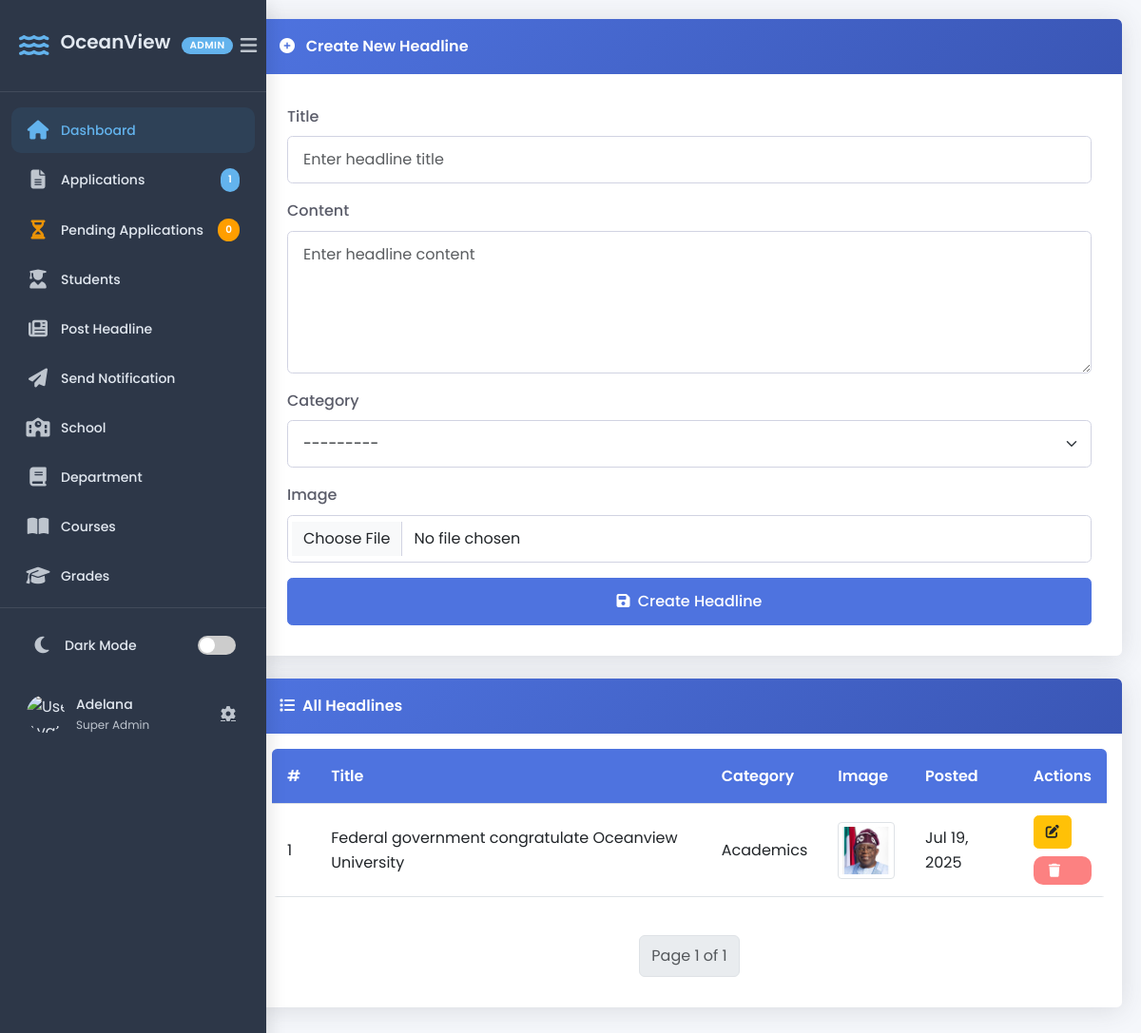
Before: /headline/ (signed in) with the older database file.
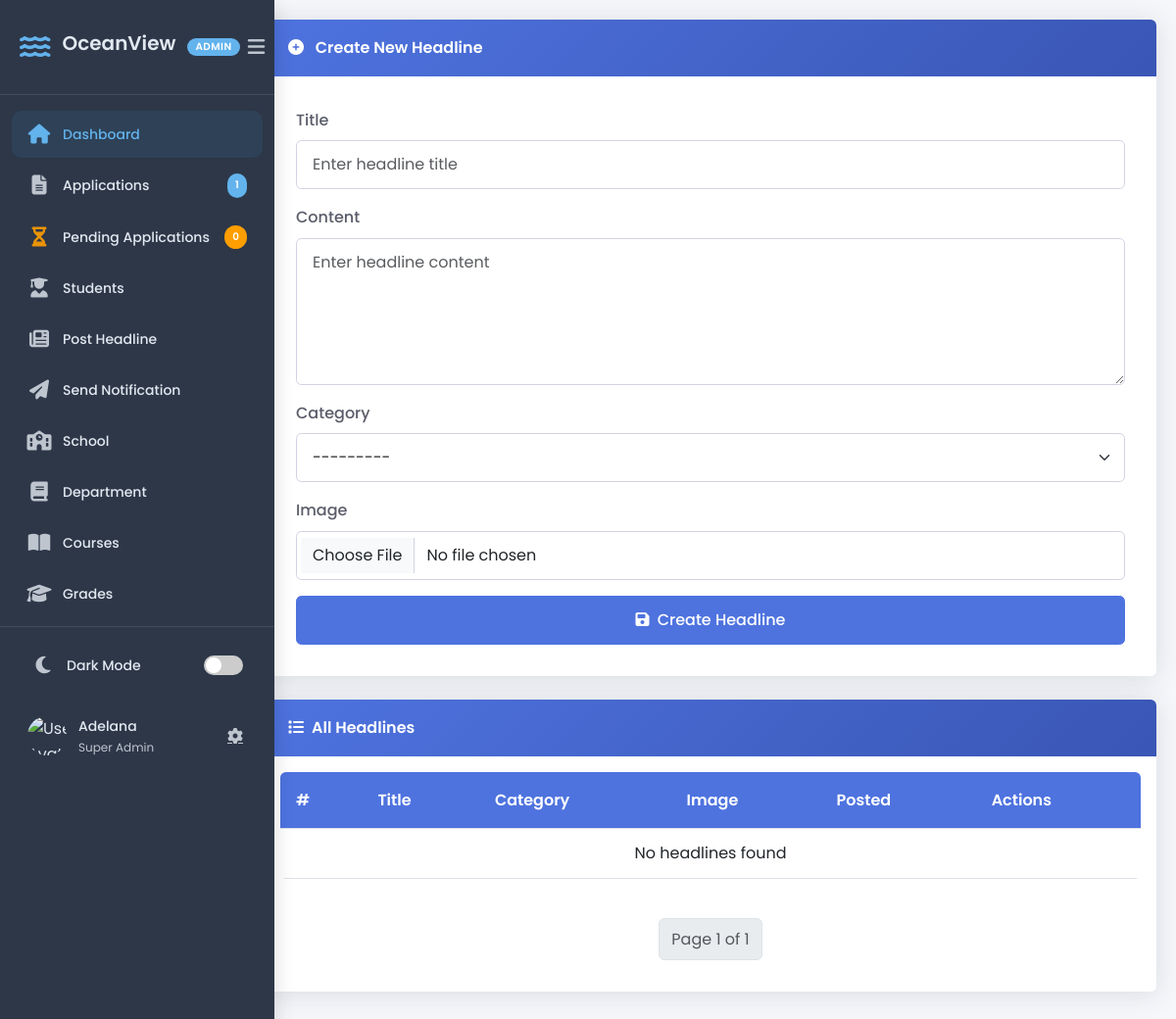
After: the same page with the newer database file.
### portal/models.py (models this page shows, shortened)
class Headline(models.Model):
    title = models.CharField(max_length=100)
    content = models.TextField()
    image = models.ImageField(upload_to="news_images/", blank=True, null=True)
    category = models.ForeignKey(Category, on_delete=models.CASCADE)
    created_at = models.DateTimeField(default=now, editable=True)

class Category(models.Model):
    name = models.CharField(max_length=100, unique=True)
    def __str__(self):
        return self.name

### crm/views.py (the view)
# urls.py: path("headline/", Post_headline, name="Post_headline"),
@login_required
def Post_headline(request):
    if not request.user.is_superuser:
     return HttpResponseForbidden("You do not have permission to view this applicant.")
    total_applications = Application.objects.count()
    total_pending_application = Application.objects.filter(is_approved=False).count()
    if request.method == "POST":
        form = HeadlineForm(request.POST, request.FILES)
        if form.is_valid():
            form.save()
            messages.success(request, "Headline posted successfully!")
            return redirect("Post_headline")
    else:
        form = HeadlineForm()
    headlines = paginate_headlines(request)
    return render(request, "crm/post_headline.html", {"form": form, "headlines": headlines, 'total_pending_application': total_pending_application, 'total_applications': total_applications})

### crm/forms.py
class HeadlineForm(forms.ModelForm):
    class Meta:
        model = Headline
        fields = ["title", "content", "image", "category"]
        widgets = {
            "title": forms.TextInput(attrs={"class": "form-control", "placeholder": "Enter headline title"}),
            "content": forms.Textarea(attrs={"class": "form-control", "rows": 5, "placeholder": "Enter headline content"}),
            "image": forms.FileInput(attrs={"class": "form-control"}),
            "category": forms.Select(attrs={"class": "form-select"}),
        }

### crm/context_processors.py (called while the page is built)
def user_roles(request):
    if request.user.is_authenticated:
        groups = request.user.groups.values_list("name", flat=True)
        return {"user_groups": groups}
    return {}

### crm/views.py (called while the page is built)
@login_required
def paginate_headlines(request):
    if not request.user.is_superuser:
     return HttpResponseForbidden("You do not have permission to view this applicant.")
    """ Helper function to paginate headlines """
    headlines_list = Headline.objects.all().order_by('-created_at')
    paginator = Paginator(headlines_list, 3)  # 3 headlines per page
    page_number = request.GET.get("page")
    return paginator.get_page(page_number)

### crm/templates/crm/post_headline.html (shortened to what the changed rows need)
{% load static %}
<!DOCTYPE html>
<html lang="en">
<head>
    <link href="https://cdn.jsdelivr.net/npm/bootstrap@5.3.0/dist/css/bootstrap.min.css" rel="stylesheet">
    <link rel="stylesheet" href="https://cdnjs.cloudflare.com/ajax/libs/font-awesome/6.0.0/css/all.min.css">
    <link rel="stylesheet" href="{% static 'crm/css/post_headline.css' %}">
</head>
<body>
    {% include 'crm/sidebar.html' %}
    <div class="main-content" style="margin-left: 250px; padding: 20px;">
        <div class="card">
            <div class="card-body">
                <div class="table-responsive">
                    <table class="table table-hover">
                        <thead>
                            <tr>
                                <th>#</th>
                                <th>Title</th>
                                <th>Category</th>
                                <th>Image</th>
                                <th>Posted</th>
                                <th>Actions</th>
                            </tr>
                        </thead>
                        <tbody>
                            {% for headline in headlines %}
                            <tr>
                                <td>{{ forloop.counter }}</td>
                                <td>{{ headline.title }}</td>
                                <td>{{ headline.category }}</td>
                                <td>
                                    {% if headline.image %}
                                        <img src="{{ headline.image.url }}" class="img-thumbnail">
                                    {% else %}
                                        None
                                    {% endif %}
                                </td>
                                <td>{{ headline.created_at|date:"M d, Y" }}</td>
                                <td>
                                    <a href="{% url 'edit_headline' headline.id %}" class="btn btn-sm btn-warning" title="Edit Headline">
                                        <i class="fas fa-edit"></i>
                                    </a>
                                    <button type="button" class="btn btn-sm btn-danger" data-bs-toggle="modal" data-bs-target="#deleteModal{{ headline.id }}">
                                        <i class="fas fa-trash"></i>
                                    </button>
                                </td>
                            </tr>
                            {% empty %}
                            <tr>
                                <td colspan="6" class="text-center">No headlines found</td>
                            </tr>
                            {% endfor %}
                        </tbody>
                    </table>
                </div>
            </div>
        </div>
    </div>
</body>
</html>

Changed rows visible on the page:
removed Headline: title "Federal government congratulate Oceanview University", category "Academics", image (picture), created_at "Jul 19, 2025"
Other visible differences:
text now shown: "No headlines found"
